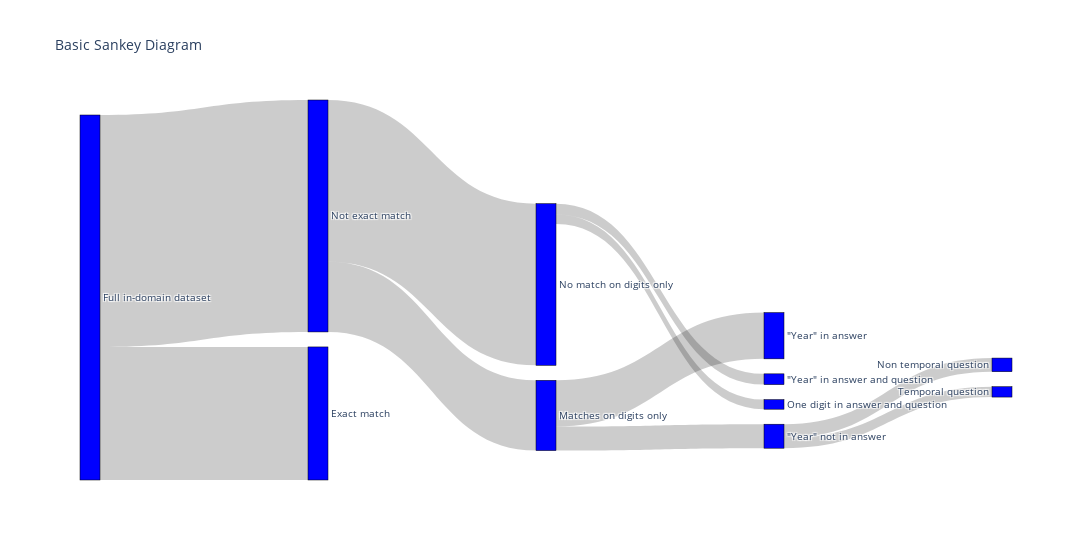

The notebook cell saved with this chart:
### Markdown cell above
## Summary

### Code cell
fig = go.Figure(
    data=[
        go.Sankey(
            node=dict(
                label=[
                    "Full in-domain dataset", # 0
                    "Exact match", # 1
                    "Not exact match", # 2
                    "Matches on digits only", # 3
                    "No match on digits only", # 4
                    '"Year" in answer', # 5
                    '"Year" not in answer', # 6 
                    "Temporal question",# 7
                    "Non temporal question", # 8
                    '"Year" in answer and question', # 9,
                    "One digit in answer and question" # 10
                ],
                align="left",
                color="blue",
                pad=15,
                thickness=20,
                line=dict(color="black", width=0.5),
            ),
            link=dict(
                source=[
                    0,
                    0,
                    2,
                    2,
                    3,
                    3,
                    6,
                    6,
                    4,
                    4
                ],  # indices correspond to labels, eg A1, A2, A1, B1, ...
                target=[1, 2, 3, 4, 5, 6, 7, 8, 9, 10],
                value=[693, 1208, 366, 842, 241, 125, 54, 71, 56, 50],
            ),
        )
    ]
)

fig.update_layout(title_text="Basic Sankey Diagram", font_size=10, width=1200)
fig.show()

### Figure 1 — Plotly figure (JSON) as saved in the notebook; plotly's stock layout.template omitted (floating-point values rounded to 4 significant figures)
{"data": [{"link": {"source": [0, 0, 2, 2, 3, 3, 6, 6, 4, 4], "target": [1, 2, 3, 4, 5, 6, 7, 8, 9, 10], "value": [693, 1208, 366, 842, 241, 125, 54, 71, 56, 50]}, "node": {"align": "left", "color": "blue", "label": ["Full in-domain dataset", "Exact match", "Not exact match", "Matches on digits only", "No match on digits only", "\"Year\" in answer", "\"Year\" not in answer", "Temporal question", "Non temporal question", "\"Year\" in answer and question", "One digit in answer and question"], "line": {"color": "black", "width": 0.5}, "pad": 15, "thickness": 20}, "type": "sankey"}], "layout": {"font": {"size": 10}, "title": {"text": "Basic Sankey Diagram"}, "width": 1200}}
